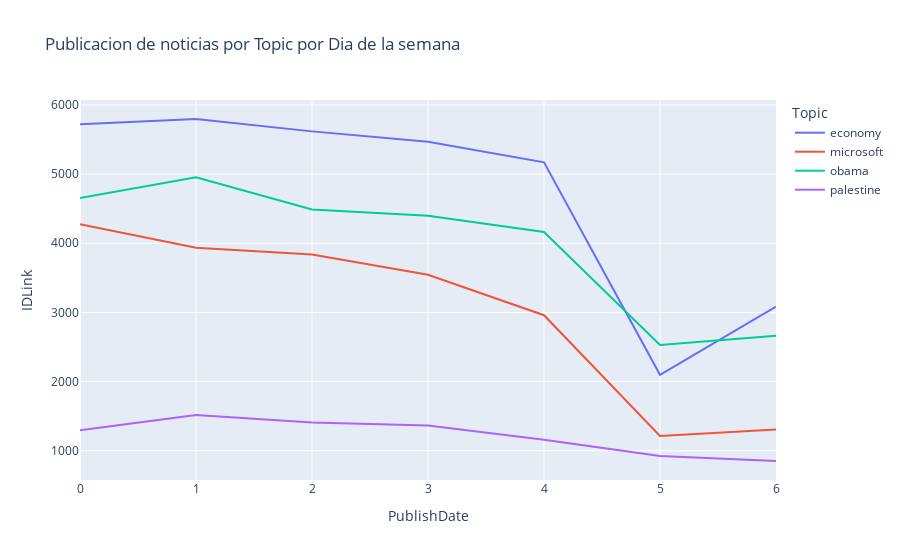

Source (notebook cell):
### Code cell
x_col, Title = 'Topic', 'Publicacion de noticias por Topic por Dia de la semana'
filtro = data['PublishDate'].between(pd.to_datetime('2015-11-01'),pd.to_datetime('2016-06-30'))
dfg1 = data[filtro].groupby([x_col, data['PublishDate'].dt.dayofweek],dropna=False)['IDLink'].nunique().reset_index()
dfg1[x_col] = dfg1[x_col].fillna('').replace('','Nulo')
fig = px.line(dfg1, x="PublishDate", color=x_col, y="IDLink", title=Title)
fig.show()

### Figure 1 — Plotly figure (JSON) as saved in the notebook; plotly's stock layout.template omitted (floating-point values rounded to 4 significant figures)
{"data": [{"hovertemplate": "Topic=economy<br>PublishDate=%{x}<br>IDLink=%{y}<extra></extra>", "legendgroup": "economy", "line": {"color": "#636efa", "dash": "solid"}, "marker": {"symbol": "circle"}, "mode": "lines", "name": "economy", "orientation": "v", "showlegend": true, "type": "scatter", "x": [0, 1, 2, 3, 4, 5, 6], "xaxis": "x", "y": [5722, 5797, 5618, 5468, 5171, 2098, 3084], "yaxis": "y"}, {"hovertemplate": "Topic=microsoft<br>PublishDate=%{x}<br>IDLink=%{y}<extra></extra>", "legendgroup": "microsoft", "line": {"color": "#EF553B", "dash": "solid"}, "marker": {"symbol": "circle"}, "mode": "lines", "name": "microsoft", "orientation": "v", "showlegend": true, "type": "scatter", "x": [0, 1, 2, 3, 4, 5, 6], "xaxis": "x", "y": [4274, 3937, 3839, 3544, 2960, 1215, 1309], "yaxis": "y"}, {"hovertemplate": "Topic=obama<br>PublishDate=%{x}<br>IDLink=%{y}<extra></extra>", "legendgroup": "obama", "line": {"color": "#00cc96", "dash": "solid"}, "marker": {"symbol": "circle"}, "mode": "lines", "name": "obama", "orientation": "v", "showlegend": true, "type": "scatter", "x": [0, 1, 2, 3, 4, 5, 6], "xaxis": "x", "y": [4654, 4953, 4489, 4397, 4164, 2530, 2663], "yaxis": "y"}, {"hovertemplate": "Topic=palestine<br>PublishDate=%{x}<br>IDLink=%{y}<extra></extra>", "legendgroup": "palestine", "line": {"color": "#ab63fa", "dash": "solid"}, "marker": {"symbol": "circle"}, "mode": "lines", "name": "palestine", "orientation": "v", "showlegend": true, "type": "scatter", "x": [0, 1, 2, 3, 4, 5, 6], "xaxis": "x", "y": [1296, 1517, 1407, 1365, 1158, 926, 852], "yaxis": "y"}], "layout": {"legend": {"title": {"text": "Topic"}, "tracegroupgap": 0}, "title": {"text": "Publicacion de noticias por Topic por Dia de la semana"}, "xaxis": {"anchor": "y", "domain": [0, 1], "title": {"text": "PublishDate"}}, "yaxis": {"anchor": "x", "domain": [0, 1], "title": {"text": "IDLink"}}}}
